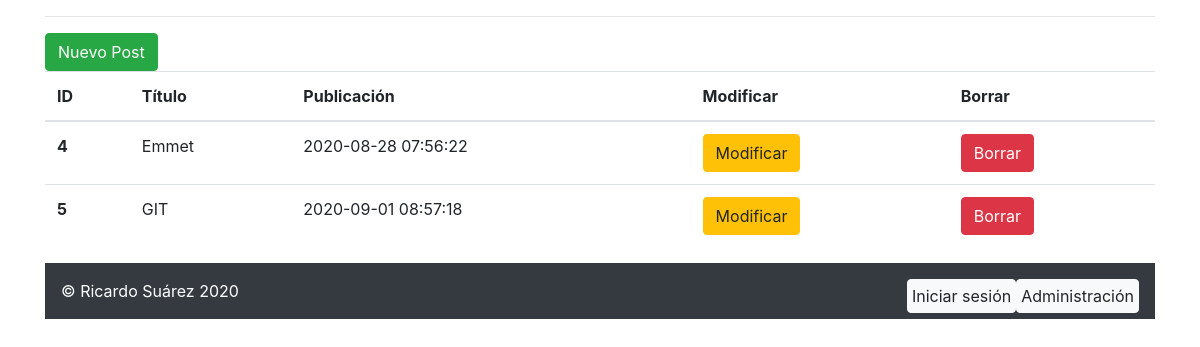
Page /admin/post/index.php on the committed database.
### tables this page shows
CREATE TABLE `post` (
  `id_post` int(99) NOT NULL,
  `titulo` varchar(99) NOT NULL DEFAULT 'sin titulo',
  `contenido` text NOT NULL,
  `imagen_destacada` varchar(99) DEFAULT NULL,
  `temas` varchar(99) DEFAULT NULL,
  `fecha_publicación` timestamp NOT NULL DEFAULT CURRENT_TIMESTAMP
);

### admin/post/template-tabla-admin.php (the view)
<tr>
      <th scope="row"><?php echo $fila['id_post']?></th>
      <td><?php echo $fila['titulo']?></td>
      <td><?php echo $fila['fecha_publicación']?></td>
      <td><a class='btn btn-warning' href="form-modificar-post.php?id_post=<?php echo $fila['id_post']?>">Modificar</a></td>
      <td><a class='btn btn-danger' href="procesar-borrar-post.php?id_post=<?php echo $fila['id_post']?>">Borrar</a></td>
      </tr>

### admin/post/index.php (shortened to what this page needs)
<?php
include '../../header.php';
include '../../conexion.php';
if(!$conexion){
    echo 'no has podido conectarte, revisa los datos de acceso';
}else{
    echo '<hr>';
    $consulta=" SELECT * FROM post";
    if (
        $datos=mysqli_query($conexion,$consulta)){
            echo "<a class='btn btn-success' href='form-agregar-post.php'>Nuevo Post</a>";
        echo "<table class='table'>
        <thead>
          <tr>
            <th scope='col'>ID</th>
            <th scope='col'>Título</th>
            <th scope='col'>Publicación</th>
            <th scope='col'>Modificar</th>
            <th scope='col'>Borrar</th>
          </tr>
        </thead>
        <tbody>";
        while($fila=mysqli_fetch_array($datos))
        {
            include 'template-tabla-admin.php';
        };
        }else{
            echo 'no se ha podido realizar la consulta';
        }
        echo "
        </tbody>
      </table>";
}
include '../../footer.php';
?>

### rows in the picture
post: id_post "4", titulo "Emmet", fecha_publicación "2020-08-28 07:56:22"
post: id_post "5", titulo "GIT", fecha_publicación "2020-09-01 08:57:18"
